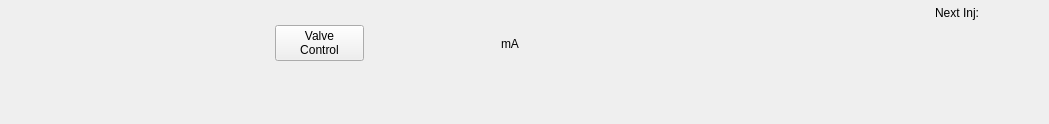
<?xml version="1.0" encoding="UTF-8"?>
<ui version="4.0">
 <class>Form</class>
 <widget class="QWidget" name="Form">
  <property name="windowModality">
   <enum>Qt::ApplicationModal</enum>
  </property>
  <property name="geometry">
   <rect>
    <x>0</x>
    <y>0</y>
    <width>1049</width>
    <height>124</height>
   </rect>
  </property>
  <property name="sizePolicy">
   <sizepolicy hsizetype="Maximum" vsizetype="Maximum">
    <horstretch>100</horstretch>
    <verstretch>80</verstretch>
   </sizepolicy>
  </property>
  <property name="minimumSize">
   <size>
    <width>626</width>
    <height>60</height>
   </size>
  </property>
  <property name="maximumSize">
   <size>
    <width>1280</width>
    <height>600</height>
   </size>
  </property>
  <property name="windowTitle">
   <string>RSoXS Vacuum Monitor</string>
  </property>
  <property name="windowOpacity">
   <double>0.700000000000000</double>
  </property>
  <layout class="QVBoxLayout" name="verticalLayout">
   <property name="spacing">
    <number>0</number>
   </property>
   <property name="leftMargin">
    <number>0</number>
   </property>
   <property name="topMargin">
    <number>0</number>
   </property>
   <property name="rightMargin">
    <number>0</number>
   </property>
   <property name="bottomMargin">
    <number>0</number>
   </property>
   <item>
    <layout class="QGridLayout" name="gridLayout">
     <property name="leftMargin">
      <number>1</number>
     </property>
     <property name="topMargin">
      <number>1</number>
     </property>
     <property name="rightMargin">
      <number>1</number>
     </property>
     <property name="bottomMargin">
      <number>1</number>
     </property>
     <property name="spacing">
      <number>1</number>
     </property>
     <item row="7" column="12" rowspan="2">
      <widget class="PyDMByteIndicator" name="PyDMByteIndicator_15">
       <property name="toolTip">
        <string/>
       </property>
       <property name="channel" stdset="0">
        <string>ca://XF:07IDA-VA:2{FS:6-GV:1}Pos-Sts</string>
       </property>
       <property name="onColor" stdset="0">
        <color>
         <red>0</red>
         <green>255</green>
         <blue>0</blue>
        </color>
       </property>
       <property name="offColor" stdset="0">
        <color>
         <red>100</red>
         <green>100</green>
         <blue>100</blue>
        </color>
       </property>
       <property name="showLabels" stdset="0">
        <bool>false</bool>
       </property>
      </widget>
     </item>
     <item row="0" column="7" rowspan="7">
      <widget class="QLabel" name="label_2">
       <property name="text">
        <string>mA</string>
       </property>
      </widget>
     </item>
     <item row="0" column="11" rowspan="2" colspan="3">
      <widget class="QLabel" name="label">
       <property name="text">
        <string>Next Inj:</string>
       </property>
       <property name="alignment">
        <set>Qt::AlignRight|Qt::AlignTrailing|Qt::AlignVCenter</set>
       </property>
      </widget>
     </item>
     <item row="7" column="8" rowspan="2">
      <widget class="PyDMByteIndicator" name="PyDMByteIndicator_5">
       <property name="toolTip">
        <string/>
       </property>
       <property name="channel" stdset="0">
        <string>ca://XF:07IDB-VA:2{Mir:M3C-GV:1}Pos-Sts</string>
       </property>
       <property name="showLabels" stdset="0">
        <bool>false</bool>
       </property>
      </widget>
     </item>
     <item row="7" column="13" rowspan="2">
      <widget class="PyDMByteIndicator" name="PyDMByteIndicator_16">
       <property name="toolTip">
        <string/>
       </property>
       <property name="channel" stdset="0">
        <string>ca://XF:07IDA-PPS{PSh:4}Pos-Sts</string>
       </property>
       <property name="onColor" stdset="0">
        <color>
         <red>100</red>
         <green>100</green>
         <blue>100</blue>
        </color>
       </property>
       <property name="offColor" stdset="0">
        <color>
         <red>0</red>
         <green>255</green>
         <blue>0</blue>
        </color>
       </property>
       <property name="showLabels" stdset="0">
        <bool>false</bool>
       </property>
      </widget>
     </item>
     <item row="7" column="14" rowspan="2">
      <widget class="PyDMByteIndicator" name="PyDMByteIndicator_17">
       <property name="toolTip">
        <string/>
       </property>
       <property name="channel" stdset="0">
        <string>ca://XF:07ID-PPS{Sh:FE}Pos-Sts</string>
       </property>
       <property name="onColor" stdset="0">
        <color>
         <red>100</red>
         <green>100</green>
         <blue>100</blue>
        </color>
       </property>
       <property name="offColor" stdset="0">
        <color>
         <red>0</red>
         <green>255</green>
         <blue>0</blue>
        </color>
       </property>
       <property name="showLabels" stdset="0">
        <bool>false</bool>
       </property>
      </widget>
     </item>
     <item row="0" column="0" rowspan="7" colspan="2">
      <widget class="PyDMLabel" name="PyDMLabel">
       <property name="font">
        <font>
         <pointsize>16</pointsize>
         <weight>75</weight>
         <bold>true</bold>
        </font>
       </property>
       <property name="toolTip">
        <string/>
       </property>
       <property name="channel" stdset="0">
        <string>ca://XF:07IDB-VA:2{RSoXS:LL-CCG:1}P:Raw-I</string>
       </property>
      </widget>
     </item>
     <item row="0" column="2" rowspan="3">
      <widget class="PyDMByteIndicator" name="PyDMByteIndicator">
       <property name="minimumSize">
        <size>
         <width>0</width>
         <height>10</height>
        </size>
       </property>
       <property name="maximumSize">
        <size>
         <width>16777215</width>
         <height>10</height>
        </size>
       </property>
       <property name="toolTip">
        <string>Opened</string>
       </property>
       <property name="channel" stdset="0">
        <string>ca://XF:07IDB-VA:2{RSoXS:TP-GV:1}Pos-Sts</string>
       </property>
       <property name="showLabels" stdset="0">
        <bool>false</bool>
       </property>
      </widget>
     </item>
     <item row="0" column="8" rowspan="7" colspan="2">
      <widget class="PyDMLabel" name="PyDMLabel_2">
       <property name="font">
        <font>
         <weight>75</weight>
         <bold>true</bold>
        </font>
       </property>
       <property name="toolTip">
        <string/>
       </property>
       <property name="channel" stdset="0">
        <string>ca://SR-OPS{}Mode-Sts</string>
       </property>
      </widget>
     </item>
     <item row="7" column="10" rowspan="2">
      <widget class="PyDMByteIndicator" name="PyDMByteIndicator_13">
       <property name="toolTip">
        <string/>
       </property>
       <property name="channel" stdset="0">
        <string>ca://XF:07IDB-VA:2{Mono:PGM-GV:1}Pos-Sts</string>
       </property>
       <property name="onColor" stdset="0">
        <color>
         <red>0</red>
         <green>255</green>
         <blue>0</blue>
        </color>
       </property>
       <property name="offColor" stdset="0">
        <color>
         <red>100</red>
         <green>100</green>
         <blue>100</blue>
        </color>
       </property>
       <property name="showLabels" stdset="0">
        <bool>false</bool>
       </property>
      </widget>
     </item>
     <item row="0" column="3" rowspan="3">
      <widget class="PyDMByteIndicator" name="PyDMByteIndicator_11">
       <property name="minimumSize">
        <size>
         <width>0</width>
         <height>10</height>
        </size>
       </property>
       <property name="maximumSize">
        <size>
         <width>16777215</width>
         <height>10</height>
        </size>
       </property>
       <property name="toolTip">
        <string>Not Closed</string>
       </property>
       <property name="channel" stdset="0">
        <string>ca://XF:07IDB-VA:2{RSoXS:TP-GV:1}Sw:ClsLim-Sts</string>
       </property>
       <property name="onColor" stdset="0">
        <color>
         <red>100</red>
         <green>100</green>
         <blue>100</blue>
        </color>
       </property>
       <property name="offColor" stdset="0">
        <color>
         <red>0</red>
         <green>255</green>
         <blue>0</blue>
        </color>
       </property>
       <property name="showLabels" stdset="0">
        <bool>false</bool>
       </property>
      </widget>
     </item>
     <item row="7" column="6" rowspan="3">
      <widget class="PyDMLabel" name="PyDMLabel_4">
       <property name="minimumSize">
        <size>
         <width>135</width>
         <height>0</height>
        </size>
       </property>
       <property name="font">
        <font>
         <pointsize>16</pointsize>
         <weight>75</weight>
         <bold>true</bold>
        </font>
       </property>
       <property name="toolTip">
        <string/>
       </property>
       <property name="channel" stdset="0">
        <string>ca://XF:07IDB-VA:2{RSoXS:DM-CCG:1}P:Raw-I</string>
       </property>
      </widget>
     </item>
     <item row="0" column="6" rowspan="7">
      <widget class="PyDMLabel" name="PyDMLabel_3">
       <property name="font">
        <font>
         <pointsize>12</pointsize>
         <weight>75</weight>
         <bold>true</bold>
        </font>
       </property>
       <property name="toolTip">
        <string/>
       </property>
       <property name="alignment">
        <set>Qt::AlignRight|Qt::AlignTrailing|Qt::AlignVCenter</set>
       </property>
       <property name="precisionFromPV" stdset="0">
        <bool>false</bool>
       </property>
       <property name="precision" stdset="0">
        <number>2</number>
       </property>
       <property name="showUnits" stdset="0">
        <bool>true</bool>
       </property>
       <property name="channel" stdset="0">
        <string>ca://SR:OPS-BI{DCCT:1}I:Real-I</string>
       </property>
       <property name="displayFormat" stdset="0">
        <enum>PyDMLabel::Decimal</enum>
       </property>
      </widget>
     </item>
     <item row="7" column="4" rowspan="2">
      <widget class="PyDMByteIndicator" name="PyDMByteIndicator_3">
       <property name="toolTip">
        <string/>
       </property>
       <property name="channel" stdset="0">
        <string>ca://XF:07IDB-VA:2{RSoXS:Main-GV:1}Pos-Sts</string>
       </property>
       <property name="showLabels" stdset="0">
        <bool>false</bool>
       </property>
      </widget>
     </item>
     <item row="9" column="3">
      <widget class="PyDMByteIndicator" name="PyDMByteIndicator_9">
       <property name="toolTip">
        <string>Not Closed</string>
       </property>
       <property name="channel" stdset="0">
        <string>ca://XF:07IDB-VA:2{RSoXS:Main-GV:2}Sw:ClsLim-Sts</string>
       </property>
       <property name="onColor" stdset="0">
        <color>
         <red>100</red>
         <green>100</green>
         <blue>100</blue>
        </color>
       </property>
       <property name="offColor" stdset="0">
        <color>
         <red>0</red>
         <green>255</green>
         <blue>0</blue>
        </color>
       </property>
       <property name="showLabels" stdset="0">
        <bool>false</bool>
       </property>
      </widget>
     </item>
     <item row="7" column="9" rowspan="2">
      <widget class="PyDMByteIndicator" name="PyDMByteIndicator_12">
       <property name="toolTip">
        <string/>
       </property>
       <property name="channel" stdset="0">
        <string>ca://XF:07IDA-PPS{PSh:10}Pos-Sts</string>
       </property>
       <property name="onColor" stdset="0">
        <color>
         <red>100</red>
         <green>100</green>
         <blue>100</blue>
        </color>
       </property>
       <property name="offColor" stdset="0">
        <color>
         <red>0</red>
         <green>255</green>
         <blue>0</blue>
        </color>
       </property>
       <property name="showLabels" stdset="0">
        <bool>false</bool>
       </property>
      </widget>
     </item>
     <item row="9" column="2">
      <widget class="PyDMByteIndicator" name="PyDMByteIndicator_6">
       <property name="toolTip">
        <string>Opened</string>
       </property>
       <property name="channel" stdset="0">
        <string>ca://XF:07IDB-VA:2{RSoXS:Main-GV:2}Pos-Sts</string>
       </property>
       <property name="orientation" stdset="0">
        <enum>Qt::Horizontal</enum>
       </property>
       <property name="showLabels" stdset="0">
        <bool>false</bool>
       </property>
       <property name="numBits" stdset="0">
        <number>1</number>
       </property>
      </widget>
     </item>
     <item row="2" column="11" rowspan="5" colspan="4">
      <widget class="PyDMLabel" name="PyDMLabel_6">
       <property name="font">
        <font>
         <pointsize>11</pointsize>
         <weight>75</weight>
         <bold>true</bold>
        </font>
       </property>
       <property name="toolTip">
        <string/>
       </property>
       <property name="alignment">
        <set>Qt::AlignRight|Qt::AlignTrailing|Qt::AlignVCenter</set>
       </property>
       <property name="showUnits" stdset="0">
        <bool>true</bool>
       </property>
       <property name="channel" stdset="0">
        <string>ca://OP-CT{IOC:opsum}:TOD</string>
       </property>
      </widget>
     </item>
     <item row="3" column="2">
      <widget class="PyDMByteIndicator" name="PyDMByteIndicator_2">
       <property name="minimumSize">
        <size>
         <width>0</width>
         <height>10</height>
        </size>
       </property>
       <property name="maximumSize">
        <size>
         <width>16777215</width>
         <height>10</height>
        </size>
       </property>
       <property name="toolTip">
        <string>Opened</string>
       </property>
       <property name="channel" stdset="0">
        <string>ca://XF:07IDB-VA:2{RSoXS:LL-GV:1}Pos-Sts</string>
       </property>
       <property name="showLabels" stdset="0">
        <bool>false</bool>
       </property>
      </widget>
     </item>
     <item row="7" column="7" rowspan="2">
      <widget class="PyDMByteIndicator" name="PyDMByteIndicator_4">
       <property name="toolTip">
        <string/>
       </property>
       <property name="channel" stdset="0">
        <string>ca://XF:07IDB-VA:3{Slt:C-GV:1}Pos-Sts</string>
       </property>
       <property name="showLabels" stdset="0">
        <bool>false</bool>
       </property>
      </widget>
     </item>
     <item row="3" column="3">
      <widget class="PyDMByteIndicator" name="PyDMByteIndicator_10">
       <property name="sizePolicy">
        <sizepolicy hsizetype="Preferred" vsizetype="MinimumExpanding">
         <horstretch>0</horstretch>
         <verstretch>0</verstretch>
        </sizepolicy>
       </property>
       <property name="minimumSize">
        <size>
         <width>0</width>
         <height>10</height>
        </size>
       </property>
       <property name="maximumSize">
        <size>
         <width>16777215</width>
         <height>10</height>
        </size>
       </property>
       <property name="toolTip">
        <string>Not Closed</string>
       </property>
       <property name="channel" stdset="0">
        <string>ca://XF:07IDB-VA:2{RSoXS:LL-GV:1}Sw:ClsLim-Sts</string>
       </property>
       <property name="onColor" stdset="0">
        <color>
         <red>100</red>
         <green>100</green>
         <blue>100</blue>
        </color>
       </property>
       <property name="offColor" stdset="0">
        <color>
         <red>0</red>
         <green>255</green>
         <blue>0</blue>
        </color>
       </property>
       <property name="orientation" stdset="0">
        <enum>Qt::Horizontal</enum>
       </property>
       <property name="showLabels" stdset="0">
        <bool>false</bool>
       </property>
      </widget>
     </item>
     <item row="7" column="0" rowspan="2">
      <widget class="PyDMByteIndicator" name="PyDMByteIndicator_8">
       <property name="toolTip">
        <string/>
       </property>
       <property name="channel" stdset="0">
        <string>ca://XF:07IDA-PPS{PSh:7}Pos-Sts</string>
       </property>
       <property name="onColor" stdset="0">
        <color>
         <red>100</red>
         <green>100</green>
         <blue>100</blue>
        </color>
       </property>
       <property name="offColor" stdset="0">
        <color>
         <red>0</red>
         <green>255</green>
         <blue>0</blue>
        </color>
       </property>
       <property name="showLabels" stdset="0">
        <bool>false</bool>
       </property>
      </widget>
     </item>
     <item row="1" column="10" rowspan="5">
      <widget class="PyDMByteIndicator" name="PyDMByteIndicator_18">
       <property name="toolTip">
        <string/>
       </property>
       <property name="channel" stdset="0">
        <string>ca://INJ{TOC}OpControl-Sel</string>
       </property>
       <property name="numBits" stdset="0">
        <number>2</number>
       </property>
       <property name="labels" stdset="0">
        <stringlist>
         <string>Decay</string>
         <string>TopOff</string>
        </stringlist>
       </property>
      </widget>
     </item>
     <item row="0" column="14" rowspan="2">
      <widget class="PyDMLabel" name="PyDMLabel_8">
       <property name="toolTip">
        <string/>
       </property>
       <property name="channel" stdset="0">
        <string>ca://INJ{TOC-SM}Cnt:Next-I</string>
       </property>
      </widget>
     </item>
     <item row="7" column="11" rowspan="2">
      <widget class="PyDMByteIndicator" name="PyDMByteIndicator_14">
       <property name="toolTip">
        <string/>
       </property>
       <property name="channel" stdset="0">
        <string>ca://XF:07IDA-VA:2{FS:6-GV:2}Pos-Sts</string>
       </property>
       <property name="onColor" stdset="0">
        <color>
         <red>0</red>
         <green>255</green>
         <blue>0</blue>
        </color>
       </property>
       <property name="offColor" stdset="0">
        <color>
         <red>100</red>
         <green>100</green>
         <blue>100</blue>
        </color>
       </property>
       <property name="showLabels" stdset="0">
        <bool>false</bool>
       </property>
      </widget>
     </item>
     <item row="7" column="1" rowspan="2">
      <widget class="PyDMByteIndicator" name="PyDMByteIndicator_7">
       <property name="toolTip">
        <string/>
       </property>
       <property name="channel" stdset="0">
        <string>ca://XF:07IDB-VA:2{BT:1-GV:1}Pos-Sts</string>
       </property>
       <property name="showLabels" stdset="0">
        <bool>false</bool>
       </property>
      </widget>
     </item>
     <item row="5" column="2" rowspan="4" colspan="2">
      <widget class="PyDMLabel" name="MainCCG">
       <property name="minimumSize">
        <size>
         <width>110</width>
         <height>0</height>
        </size>
       </property>
       <property name="font">
        <font>
         <pointsize>16</pointsize>
         <weight>75</weight>
         <bold>true</bold>
        </font>
       </property>
       <property name="toolTip">
        <string/>
       </property>
       <property name="showUnits" stdset="0">
        <bool>true</bool>
       </property>
       <property name="channel" stdset="0">
        <string>ca://XF:07IDB-VA:2{RSoXS:Main-CCG:1}P:Raw-I</string>
       </property>
      </widget>
     </item>
     <item row="7" column="5" rowspan="2">
      <widget class="PyDMByteIndicator" name="PyDMByteIndicator_19">
       <property name="maximumSize">
        <size>
         <width>20</width>
         <height>16777215</height>
        </size>
       </property>
       <property name="toolTip">
        <string/>
       </property>
       <property name="channel" stdset="0">
        <string>ca://XF:07ID1-ES:1{GE:1}cam1:ShutterStatus_RBV</string>
       </property>
       <property name="showLabels" stdset="0">
        <bool>false</bool>
       </property>
       <property name="circles" stdset="0">
        <bool>true</bool>
       </property>
      </widget>
     </item>
     <item row="0" column="4" rowspan="7" colspan="2">
      <widget class="PyDMRelatedDisplayButton" name="PyDMRelatedDisplayButton">
       <property name="toolTip">
        <string/>
       </property>
       <property name="text">
        <string>Valve
Control</string>
       </property>
       <property name="displayFilename" stdset="0">
        <string>RSoXSVacuum.ui</string>
       </property>
       <property name="openInNewWindow" stdset="0">
        <bool>true</bool>
       </property>
      </widget>
     </item>
    </layout>
   </item>
  </layout>
 </widget>
 <customwidgets>
  <customwidget>
   <class>PyDMLabel</class>
   <extends>QLabel</extends>
   <header>pydm.widgets.label</header>
  </customwidget>
  <customwidget>
   <class>PyDMByteIndicator</class>
   <extends>QWidget</extends>
   <header>pydm.widgets.byte</header>
  </customwidget>
  <customwidget>
   <class>PyDMRelatedDisplayButton</class>
   <extends>QPushButton</extends>
   <header>pydm.widgets.related_display_button</header>
  </customwidget>
 </customwidgets>
 <resources/>
 <connections/>
</ui>
